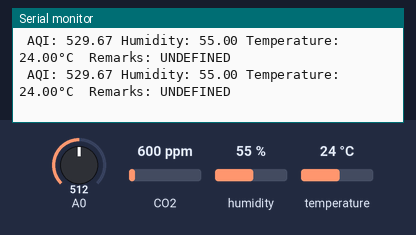
The sketch below on a simulated Arduino Uno, built with avr-gcc and run on an emulated ATmega328P. On the bench: the last lines printed to the serial monitor. The test bench sets the inputs (shaded band); at power-on: A0 = 512, CO2 600 ppm, humidity 55 %, temperature 24 °C.

Above: at 3.8 s.
3.9 s: A0 set to 492
At 7.4 s:
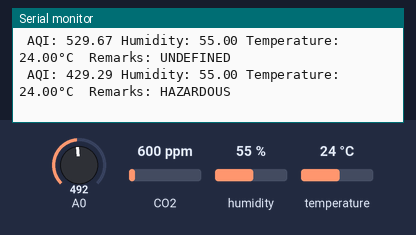
10.6 s: A0 set to 306
At 13.1 s:
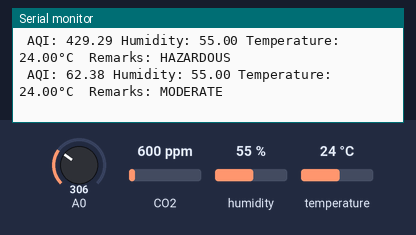
16.6 s: A0 set to 285
At 18.6 s:
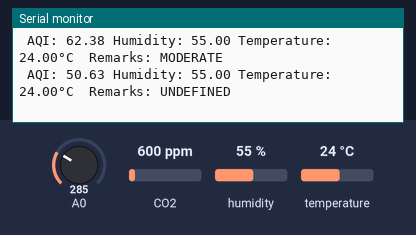

Measured:
- the behaviour switches between 507 and 506 on A0 (found by bisection; images 0 and 1)
- the behaviour switches between 286 and 285 on A0 (found by bisection; images 2 and 3)
- after the input at 3.9 s, the serial monitor: prints a new line after 2.2 s (image 1)
- after the input at 10.6 s, the serial monitor: prints a new line after 1.6 s (image 2)
- after the input at 16.6 s, the serial monitor: prints a new line after 1.6 s (image 3)

The sketch:

source_ard.ino
```cpp
// Made by Sir Linnaeus Bundalian
// Modified by Lance Sacdalan

#include <MQ135.h>
#include <Wire.h>
#include <dht.h>

dht DHT;
MQ135 mq135 = MQ135(A0);

#define DHT11_PIN A1

#define RLOAD 22.0
#define RZERO 879.13


void setup(){
  Serial.begin(9600);

}

float convertedMQ135(float mq135Read)
{
  //pull-down resistor value
  int mqR = 22000;
  //rO sensor value
  long rO = 41763;
  //min value for Rs/Ro
  float minRsRo = 0.358;
  //max value for Rs/Ro
  float maxRsRo = 2.428;
  //sensor a coefficient value
  float a = 116.6020682;
  //sensor b coefficient value
  float b = -2.769034857;


  long rS = ((1024.0 * mqR) / mq135Read) - mqR;
  float rSrO = (float)rS / (float)rO;
  float ppm = a * pow((float)rS / (float)rO, b);

  return ppm;

}

void loop(){

    int dhtSensor =  DHT.read11(DHT11_PIN);
    float gr = mq135.getResistance();
    float gc = convertedMQ135(analogRead(0));
    float aqi = (DHT.humidity*.25) +(gc*.75);

    Serial.print(F(" AQI: "));
    Serial.print(aqi);
    Serial.print(F(" Humidity: "));
    Serial.print(DHT.humidity);
    Serial.print(F(" Temperature: "));
    Serial.print(DHT.temperature);
    Serial.print(F("°C "));
    Serial.print(F(" Remarks: "));
    if(aqi>=0 && aqi<=50)
    {
      Serial.println("GOOD");
      }
    else if(aqi>=51 && aqi<=100)
    {
      Serial.println("MODERATE");
      }
    else if(aqi>=101 && aqi<=200)
    {
      Serial.println("UNHEALTHY");
      }
    else if(aqi>=201 && aqi<=300)
    {
      Serial.println("VERY UNHEALTHY");
      }
    else if(aqi>=301 && aqi<=500)
    {
      Serial.println("HAZARDOUS");
      }
    else
    {
      Serial.println("UNDEFINED");
      }
    delay(3000);

}
```
